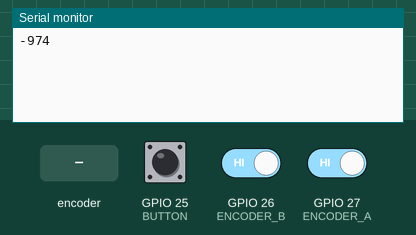
A program run on a simulated ESP32. Parts: the last lines printed to the serial monitor. Inputs (shaded band) come from the test bench; at power-on: GPIO 25 (BUTTON) HIGH, GPIO 26 (ENCODER_B) HIGH, GPIO 27 (ENCODER_A) HIGH.

Above: at 1.2 s.
1.3 s: GPIO 25 (BUTTON) pulled LOW for 0.15 s
At 1.9 s:
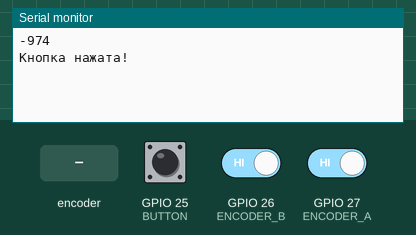
2.9 s: rotary encoder on GPIO 27 (ENCODER_A) / GPIO 26 (ENCODER_B) turned 1 step (first pin leading)
At 3.8 s:
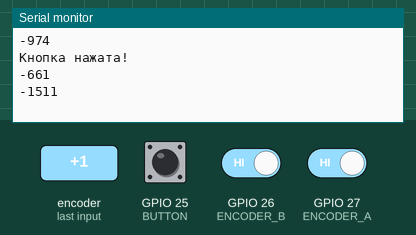
4.6 s: GPIO 25 (BUTTON) pulled LOW for 1 s
At 5.3 s:
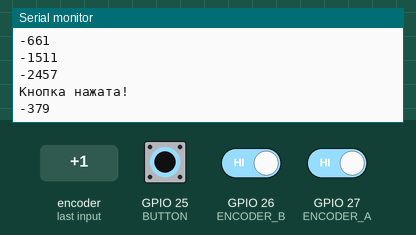
7.1 s: rotary encoder on GPIO 27 (ENCODER_A) / GPIO 26 (ENCODER_B) turned 1 step (first pin leading)
At 8.8 s:
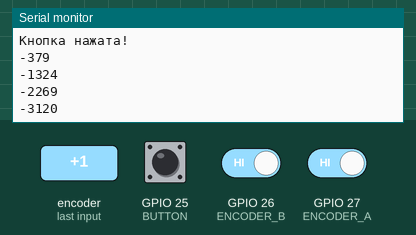
Timing chart, 0 to 9.8 s (numbered marks = the images above; inputs shaded):
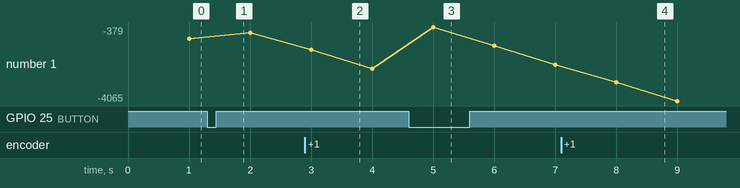

Measured:
- after the input at 1.3 s, the serial monitor: prints a new line at once (image 1)
- after the input at 2.9 s, the serial monitor: prints a new line after 0.10 s (image 2)
- after the input at 4.6 s, the serial monitor: prints a new line at once (image 3)
- after the input at 7.1 s, the serial monitor: prints a new line after 0.90 s (image 4)
- plotted number 1: -974 → -661 after the input at 1.3 s, -661 → -2457 after the input at 2.9 s, -2457 → -2269 after the input at 4.6 s, -2269 → -4065 after the input at 7.1 s

The program:

main.cpp
```cpp
#include "Arduino.h"
#include "Wire.h"
#include "Adafruit_AHTX0.h"
#define ENCODER_A 27
#define ENCODER_B 26
#define BUTTON 25
int encoderPos = 0;
int lastEncoderPos = 0;
int buttonState = 0;
int lastButtonState = 0;
unsigned long lastPrint = 0; // Время последнего вывода
unsigned long printInterval = 1000; // Интервал вывода в миллисекундах


void setup() {
 pinMode(ENCODER_A, INPUT_PULLUP);
 pinMode(ENCODER_B, INPUT_PULLUP);
 pinMode(BUTTON, INPUT_PULLUP);
 Serial.begin(115200);
}

void loop() {
 encoderPos += (digitalRead(ENCODER_A) == digitalRead(ENCODER_B)) ? -1 : 1;
 buttonState = digitalRead(BUTTON);
 if (buttonState != lastButtonState) {
 if (buttonState == LOW) {
 encoderPos = 0;
 Serial.println("Кнопка нажата!");
    }
 lastButtonState = buttonState;
  }

 if (encoderPos != lastEncoderPos) {
    lastEncoderPos = encoderPos;
    unsigned long currentMillis = millis();
    if (currentMillis - lastPrint >= printInterval) {
      lastPrint = currentMillis;
      Serial.println(encoderPos, DEC);

    }}
}
```
